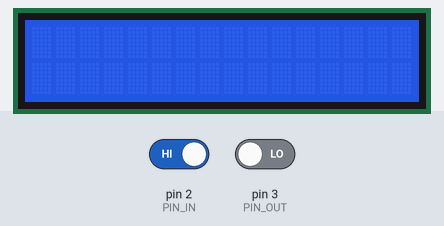
Bench run of a sketch on a simulated Arduino Uno, built with avr-gcc and run on an emulated ATmega328P. On the bench: 16×2 character LCD. The inputs (shaded band) are chosen by the test bench; at power-on: pin 3 (PIN_OUT) LOW, pin 2 (PIN_IN) HIGH.

Above: at 1.2 s.
1.3 s: pin 3 (PIN_OUT) driven HIGH
At 1.48 s:
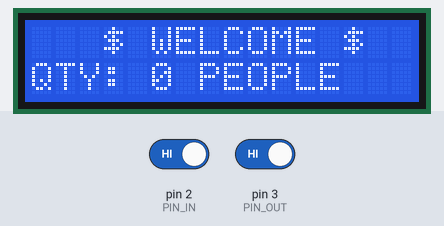
3.8 s: pin 2 (PIN_IN) driven LOW
5.5 s: pin 2 (PIN_IN) driven HIGH
At 5.68 s:
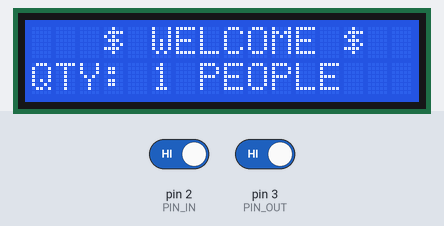
7.0 s: pin 3 (PIN_OUT) driven LOW
Timing chart, 0 to 9.7 s (numbered marks = the images above; inputs shaded):
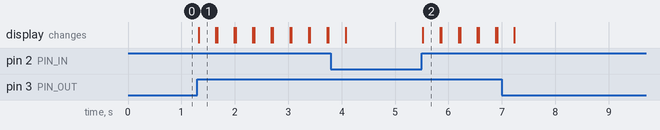

Measured:
- after the input at 1.3 s, the display: changes at once (image 1)
- after the input at 5.5 s, the display: changes at once (image 2)

The sketch:

script.ino
```cpp
#include <Wire.h>
#include <LiquidCrystal_I2C.h>

#define PIN_IN  2
#define PIN_OUT 3

LiquidCrystal_I2C lcd(0X27, 16, 2); //SCL A5 SDA A4

int count = 0;

void setup() {
    // put your setup code here, to run once:
    // init lcd i2c
    lcd.init();
    lcd.backlight();
    // init pin mode
    pinMode(PIN_IN , INPUT);
    pinMode(PIN_OUT, INPUT);
}

void counting(bool mode) {
    if ( mode && (count < 10)) count++;
    if (!mode && (count >   0)) count--;
}

void lcd_print() {
    if (count == 10) {
        lcd.setCursor(4, 0);
        lcd.print("$ FULL $");
    }
    else {
        lcd.setCursor(3, 0);
        lcd.print("$ WELCOME $");
    }
    lcd.setCursor(0, 1);
    lcd.print("QTY: ");
    lcd.print(count);
    lcd.print(" PEOPLE");
    delay(320);
    lcd.clear();
}

void loop() {
    // put your main code here, to run repeatedly:
    if (!digitalRead(PIN_IN )) {
        while(!digitalRead(PIN_IN ));
        counting(1);

    }
    if (!digitalRead(PIN_OUT)) {
        while(!digitalRead(PIN_OUT));
        counting(0);
    }
    lcd_print();
}
```
